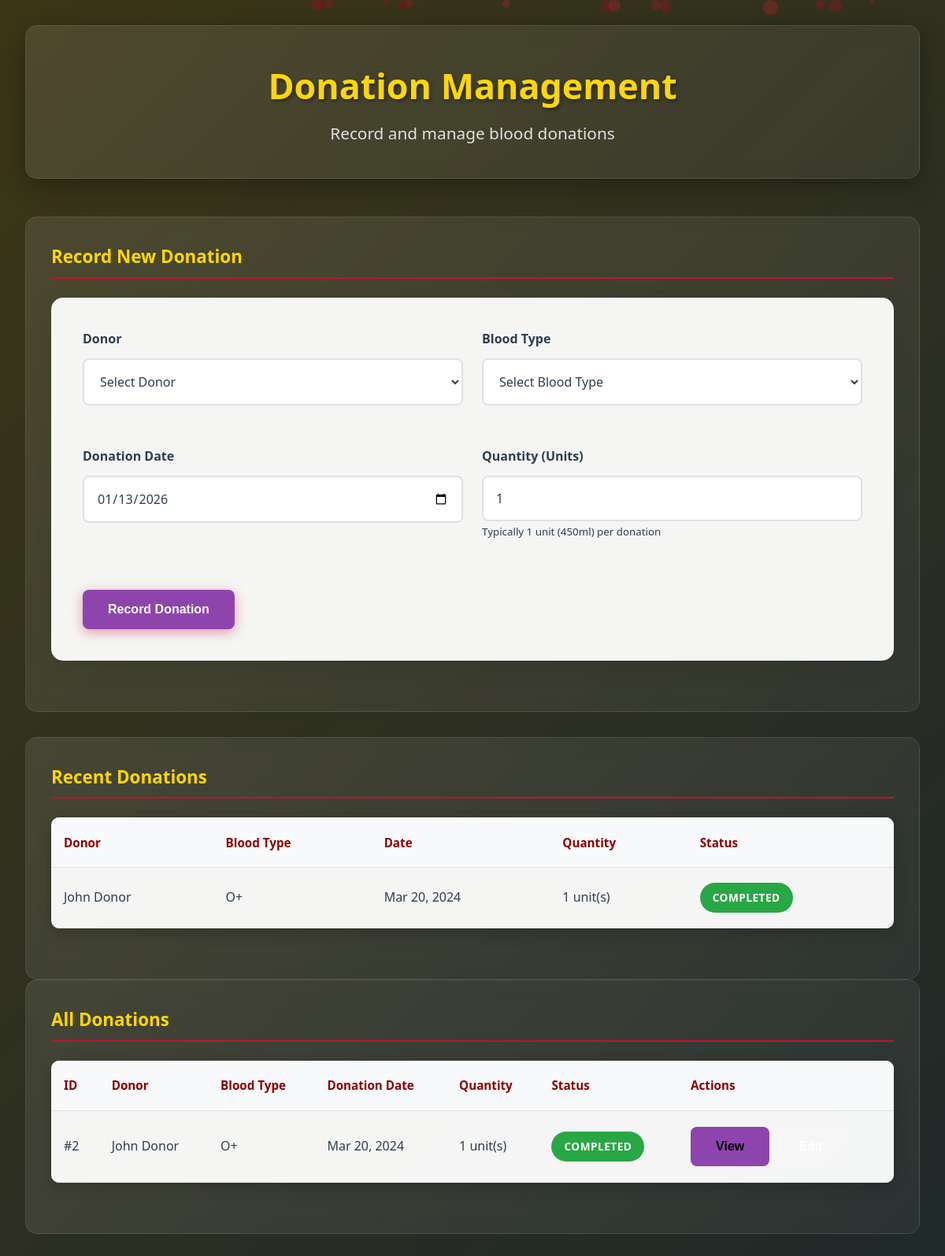
/bloodbank/donations.php (signed in), run on the app's committed database.
### tables this page shows
CREATE TABLE donations (
    id INT AUTO_INCREMENT PRIMARY KEY,
    donor_id INT NOT NULL,
    facility_id INT NOT NULL,
    blood_type ENUM('A+', 'A-', 'B+', 'B-', 'AB+', 'AB-', 'O+', 'O-') NOT NULL,
    donation_date DATE NOT NULL,
    quantity INT DEFAULT 1,
    status ENUM('scheduled', 'completed', 'cancelled') DEFAULT 'scheduled',
    created_at TIMESTAMP DEFAULT CURRENT_TIMESTAMP,
    FOREIGN KEY (donor_id) REFERENCES users(id),
    FOREIGN KEY (facility_id) REFERENCES facilities(id)
);

CREATE TABLE users (
    id INT AUTO_INCREMENT PRIMARY KEY,
    email VARCHAR(255) UNIQUE NOT NULL,
    password VARCHAR(255) NOT NULL,
    name VARCHAR(255) NOT NULL,
    user_type ENUM('donor', 'hospital_admin', 'bloodbank_admin') NOT NULL,
    blood_type ENUM('A+', 'A-', 'B+', 'B-', 'AB+', 'AB-', 'O+', 'O-') NULL,
    phone VARCHAR(20) NULL,
    address TEXT NULL,
    city VARCHAR(100) NULL,
    last_donation_date DATE NULL,
    health_conditions TEXT NULL,
    is_eligible BOOLEAN DEFAULT TRUE,
    created_at TIMESTAMP DEFAULT CURRENT_TIMESTAMP
);

### bloodbank/donations.php (the view, shortened to what this page needs)
<?php
$facility = getUserFacility($_SESSION['user_id']);
global $pdo;
if ($facility) {
    $donations = $pdo->prepare("
        SELECT d.*, u.name as donor_name, u.blood_type, u.phone
        FROM donations d
        JOIN users u ON d.donor_id = u.id
        WHERE d.facility_id = ?
        ORDER BY d.donation_date DESC
    ");
    $donations->execute([$facility['id']]);
    $donations = $donations->fetchAll(PDO::FETCH_ASSOC);
} else {
    $donations = [];
}
?>
<!DOCTYPE html>
<html lang="en">
<head>
    <link rel="stylesheet" href="css/admin.css">
</head>
<body>
    <div class="dashboard-container">
        <div class="dashboard-header">
            <h1>Donation Management</h1>
            <p>Record and manage blood donations</p>
        </div>
        <div class="content-grid">
            <div class="content-card">
                <h3>Record New Donation</h3>
                <div class="admin-form">
                    <form method="POST">
                        <div class="form-row">
                            <div class="form-group">
                                <label for="donor_id">Donor</label>
                                <select id="donor_id" name="donor_id" required>
                                    <option value="">Select Donor</option>
                                </select>
                            </div>
                            <div class="form-group">
                                <label for="blood_type">Blood Type</label>
                                <select id="blood_type" name="blood_type" required>
                                    <option value="">Select Blood Type</option>
                                </select>
                            </div>
                        </div>
                        <div class="form-row">
                            <div class="form-group">
                                <label for="donation_date">Donation Date</label>
                                <input type="date" id="donation_date" name="donation_date" value="<?php echo date('Y-m-d'); ?>" required>
                            </div>
                            <div class="form-group">
                                <label for="quantity">Quantity (Units)</label>
                                <input type="number" id="quantity" name="quantity" min="1" max="2" value="1" required>
                                <small>Typically 1 unit (450ml) per donation</small>
                            </div>
                        </div>
                        <div class="form-actions">
                            <button type="submit" name="record_donation" class="btn btn-primary" style="background: var(--bloodbank-purple);">Record Donation</button>
                        </div>
                    </form>
                </div>
            </div>
            <div class="content-card">
                <h3>Recent Donations</h3>
                <div class="data-table">
                    <table>
                        <thead>
                            <tr>
                                <th>Donor</th>
                                <th>Blood Type</th>
                                <th>Date</th>
                                <th>Quantity</th>
                                <th>Status</th>
                            </tr>
                        </thead>
                        <tbody>
                            <?php foreach (array_slice($donations, 0, 5) as $donation): ?>
                            <tr>
                                <td><?php echo htmlspecialchars($donation['donor_name']); ?></td>
                                <td><?php echo htmlspecialchars($donation['blood_type']); ?></td>
                                <td><?php echo date('M j, Y', strtotime($donation['donation_date'])); ?></td>
                                <td><?php echo $donation['quantity']; ?> unit(s)</td>
                                <td>
                                    <span class="status-badge status-<?php echo $donation['status']; ?>">
                                        <?php echo ucfirst($donation['status']); ?>
                                    </span>
                                </td>
                            </tr>
                            <?php endforeach; ?>
                        </tbody>
                    </table>
                </div>
            </div>
        </div>
        <div class="content-card">
            <h3>All Donations</h3>
            <div class="data-table">
                <table>
                    <thead>
                        <tr>
                            <th>ID</th>
                            <th>Donor</th>
                            <th>Blood Type</th>
                            <th>Donation Date</th>
                            <th>Quantity</th>
                            <th>Status</th>
                            <th>Actions</th>
                        </tr>
                    </thead>
                    <tbody>
                        <?php foreach ($donations as $donation): ?>
                        <tr>
                            <td>#<?php echo $donation['id']; ?></td>
                            <td><?php echo htmlspecialchars($donation['donor_name']); ?></td>
                            <td><?php echo htmlspecialchars($donation['blood_type']); ?></td>
                            <td><?php echo date('M j, Y', strtotime($donation['donation_date'])); ?></td>
                            <td><?php echo $donation['quantity']; ?> unit(s)</td>
                            <td>
                                <span class="status-badge status-<?php echo $donation['status']; ?>">
                                    <?php echo ucfirst($donation['status']); ?>
                                </span>
                            </td>
                            <td>
                                <button onclick="viewDonation(<?php echo $donation['id']; ?>)" class="btn btn-small" style="background: var(--bloodbank-purple);">View</button>
                                <button onclick="editDonation(<?php echo $donation['id']; ?>)" class="btn btn-small btn-secondary">Edit</button>
                            </td>
                        </tr>
                        <?php endforeach; ?>
                    </tbody>
                </table>
            </div>
        </div>
    </div>
</body>
</html>

### bloodbank/css/admin.css (style rules this page uses)
* { margin: 0; padding: 0; box-sizing: border-box; }
:root { --primary-red: #c8102e; --dark-red: #8b0000; --blood-red: #bb0a1e; --light-red: #ff6b6b; --yellow: #ffd700; --blue: #0066b2; --hospital-blue: #1e88e5; --bloodbank-purple: #8e44ad; --donor-green: #27ae60; --black: #1a1a1a; --white: #ffffff; --gray: #f5f5f5; --dark-gray: #333333; --text-light: #ffffff; --text-dark: #2c3e50; }
body { font-family: 'Segoe UI', Tahoma, Geneva, Verdana, sans-serif; line-height: 1.6; color: var(--text-light); overflow-x: hidden; position: relative; min-height: 100vh; background: var(--black); }
.dashboard-container { max-width: 1400px; margin: 0 auto; padding: 2rem; color: var(--text-light); }
.dashboard-header { text-align: center; margin-bottom: 3rem; padding: 2.5rem; background: linear-gradient(135deg, rgba(255,255,255,0.1), rgba(255,255,255,0.05)); backdrop-filter: blur(10px); border-radius: 15px; border: 1px solid rgba(255, 255, 255, 0.1); box-shadow: 0 8px 32px rgba(0, 0, 0, 0.3); }
.dashboard-header h1 { font-size: 2.8rem; margin-bottom: 0.5rem; color: var(--yellow); text-shadow: 2px 2px 4px rgba(0,0,0,0.5); font-weight: 700; }
.dashboard-header p { font-size: 1.3rem; color: #e0e0e0; font-weight: 300; }
.content-grid { display: grid; grid-template-columns: 2fr 1fr; gap: 2rem; }
.content-card { background: linear-gradient(135deg, rgba(255,255,255,0.1), rgba(255,255,255,0.05)); backdrop-filter: blur(10px); padding: 2rem; border-radius: 15px; border: 1px solid rgba(255, 255, 255, 0.1); }
.content-card h3 { color: var(--yellow); margin-bottom: 1.5rem; font-size: 1.4rem; border-bottom: 2px solid var(--primary-red); padding-bottom: 0.5rem; }
.btn { display: inline-block; padding: 1rem 2rem; border: none; border-radius: 8px; text-decoration: none; font-weight: 600; text-align: center; transition: all 0.3s ease; cursor: pointer; font-size: 1rem; }
.btn-primary { background: linear-gradient(135deg, var(--primary-red), var(--dark-red)); color: var(--white); box-shadow: 0 4px 15px rgba(200, 16, 46, 0.4); }
.btn-secondary { background: rgba(255, 255, 255, 0.1); color: var(--white); border: 1px solid rgba(255, 255, 255, 0.2); }
.data-table { width: 100%; background: rgba(255, 255, 255, 0.95); border-radius: 10px; overflow: hidden; box-shadow: 0 5px 20px rgba(0, 0, 0, 0.2); margin-bottom: 2rem; color: var(--text-dark); }
.data-table table { width: 100%; border-collapse: collapse; }
.data-table th, .data-table td { padding: 1.2rem 1rem; text-align: left; border-bottom: 1px solid #e0e0e0; }
.data-table th { background: #f8f9fa; color: var(--dark-red); font-weight: 700; font-size: 0.95rem; }
.status-badge { padding: 0.5rem 1rem; border-radius: 20px; font-size: 0.85rem; font-weight: 600; display: inline-block; text-transform: uppercase; letter-spacing: 0.5px; }
.status-completed { background: #28a745; color: white; }
.admin-form { background: rgba(255, 255, 255, 0.95); padding: 2.5rem; border-radius: 15px; margin-bottom: 2rem; color: var(--text-dark); box-shadow: 0 8px 32px rgba(0, 0, 0, 0.1); }
.form-group { margin-bottom: 1.8rem; }
.form-group label { display: block; margin-bottom: 0.7rem; font-weight: 600; color: var(--text-dark); font-size: 1rem; }
.form-group input, .form-group select, .form-group textarea { width: 100%; padding: 1rem; border: 2px solid #e0e0e0; border-radius: 8px; font-size: 1rem; transition: all 0.3s ease; background: white; color: var(--text-dark); font-family: inherit; }
.form-row { display: grid; grid-template-columns: repeat(auto-fit, minmax(250px, 1fr)); gap: 1.5rem; margin-bottom: 1.5rem; }
.form-actions { display: flex; gap: 1rem; margin-top: 2rem; flex-wrap: wrap; }
@media (max-width: 1200px) { .content-grid { grid-template-columns: 1fr; } }

### data on the page
donations: donor.name "John Donor", donor.blood_type "O+", donation_date "Mar 20, 2024", quantity "1", status "COMPLETED", id "2"
